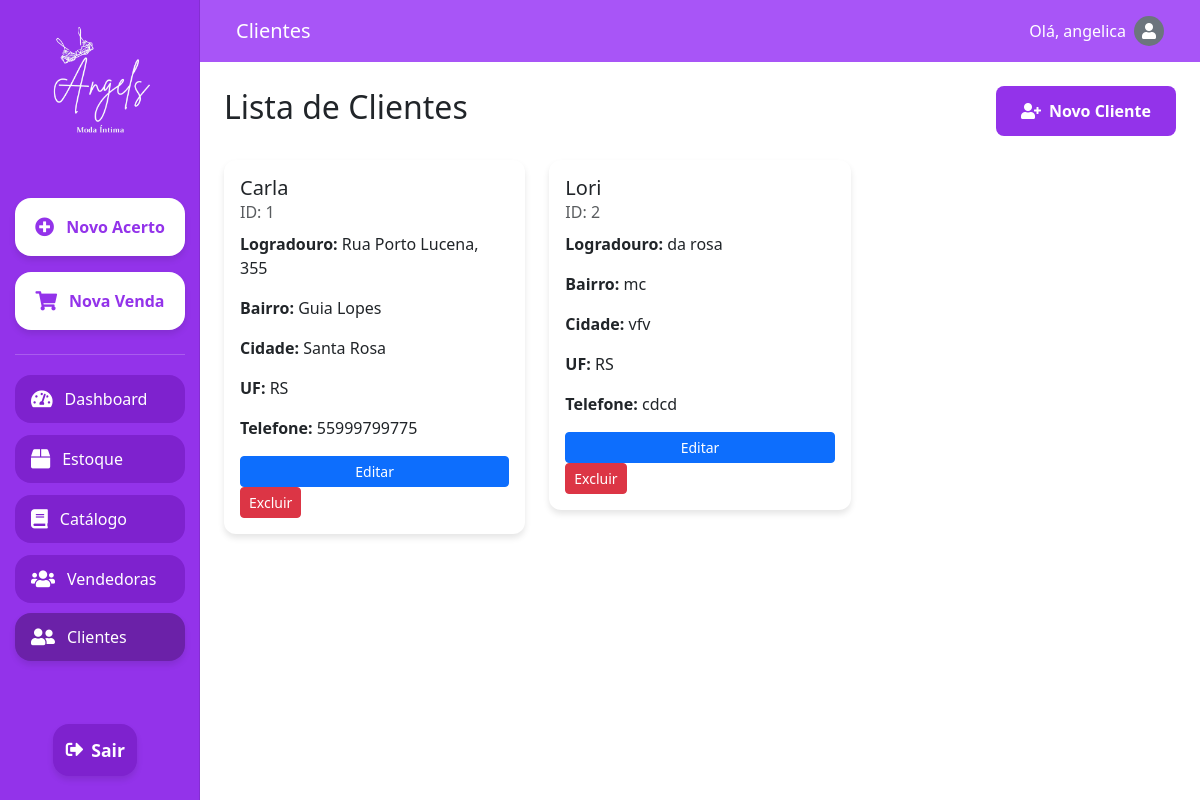
Screenshot of /clientes/ (signed in) with the database file from the repository.
### setup/models.py (models this page shows, shortened)
class CustomUser(AbstractUser):
    email = models.EmailField(_('email address'), unique=True)
    profile_picture = models.ImageField(upload_to='profile_pics/', null=True, blank=True)
    USERNAME_FIELD = 'email'
    REQUIRED_FIELDS = ['username']

class Cliente(models.Model):
    nome = models.CharField(max_length=100)
    logradouro = models.CharField(max_length=200, default="Não informado")
    bairro = models.CharField(max_length=100, default="Não informado")
    cidade = models.CharField(max_length=100, default="Não informada")
    uf = models.CharField(max_length=2, default="UF")
    telefone = models.CharField(max_length=20, default="Não informado")

### setup/views.py (the view)
# urls.py: path('clientes/', views.clientes, name='clientes'),
@login_required
def clientes(request):
    clientes = Cliente.objects.all()
    return render(request, 'clientes.html', {'clientes': clientes})

### setup/templates/clientes.html (shortened to what this page needs)
{% extends 'base.html' %}
{% load static %}
{% block content %}
<!DOCTYPE html>
<html lang="pt-br">
<head>
    <link href="https://cdn.jsdelivr.net/npm/bootstrap@5.3.0/dist/css/bootstrap.min.css" rel="stylesheet">
    <link href="https://cdnjs.cloudflare.com/ajax/libs/font-awesome/5.15.3/css/all.min.css" rel="stylesheet">
</head>
<body>
    <div class="container-fluid vh-100">
        <div class="row h-100">
            <nav id="sidebarMenu" class="col-md-3 col-lg-2 d-md-block sidebar collapse p-0">
                <div class="position-sticky pt-3 h-100 d-flex flex-column align-items-center">
                    <div class="text-center mb-4">
                        <img src="{% static 'images/logo_Angels_branco.png' %}" alt="Angels Logo" class="img-fluid" style="max-width: 150px;">
                    </div>
                    <a class="btn btn-highlight mb-2" href="#">
                        <i class="fas fa-plus-circle"></i> Novo Acerto
                    </a>
                    <a class="btn btn-highlight mb-2" href="#">
                        <i class="fas fa-shopping-cart"></i> Nova Venda
                    </a>
                    <div class="separator"></div>
                    <a class="nav-link mb-2" href="{% url 'dashboard' %}">
                        <i class="fas fa-tachometer-alt"></i> Dashboard
                    </a>
                    <a class="nav-link mb-2" href="{% url 'estoque' %}">
                        <i class="fas fa-box"></i> Estoque
                    </a>
                    <a class="nav-link mb-2" href="{% url 'catalogo' %}">
                        <i class="fas fa-book"></i> Catálogo
                    </a>
                    <a class="nav-link mb-2" href="{% url 'vendedoras' %}">
                        <i class="fas fa-users"></i> Vendedoras
                    </a>
                    <a class="nav-link mb-2 active" href="{% url 'clientes' %}">
                        <i class="fas fa-user-friends"></i> Clientes
                    </a>
                    <div class="mt-auto mb-3">
                        <a class="btn btn-exit" href="{% url 'login' %}">
                            <i class="fas fa-sign-out-alt me-2"></i>
                            <span>Sair</span>
                        </a>
                    </div>
                </div>
            </nav>
            <main class="col-md-9 ms-sm-auto col-lg-10 px-md-4">
                <nav class="navbar navbar-expand-lg navbar-dark custom-navbar mb-4">
                    <div class="container-fluid">
                        <a class="navbar-brand" href="#">Clientes</a>
                        <span class="navbar-text text-white d-flex align-items-center">
                            Olá, {{ user.username }}
                            {% if user.profile_picture %}
                                <img src="{{ user.profile_picture.url }}" alt="Foto de perfil" class="rounded-circle ms-2" style="width: 30px; height: 30px; object-fit: cover;">
                            {% else %}
                                <div class="rounded-circle ms-2 bg-secondary d-flex align-items-center justify-content-center" style="width: 30px; height: 30px;">
                                    <i class="fas fa-user text-white"></i>
                                </div>
                            {% endif %}
                        </span>
                    </div>
                </nav>
                <div class="d-flex justify-content-between align-items-center mb-4">
                    <h1 class="h2">Lista de Clientes</h1>
                    <button class="btn btn-new-client" data-bs-toggle="modal" data-bs-target="#newClientModal">
                        <i class="fas fa-user-plus me-2"></i>Novo Cliente
                    </button>
                </div>
                <div class="row g-4" id="clientesList">
                    {% for cliente in clientes %}
                    <div class="col-md-4 cliente-item" data-cliente-id="{{ cliente.id }}">
                        <div class="client-card">
                            <h5 class="mb-0">{{ cliente.nome }}</h5>
                            <p class="text-muted mb-2">ID: {{ cliente.id }}</p>
                            <p><strong>Logradouro:</strong> {{ cliente.logradouro }}</p>
                            <p><strong>Bairro:</strong> {{ cliente.bairro }}</p>
                            <p><strong>Cidade:</strong> {{ cliente.cidade }}</p>
                            <p><strong>UF:</strong> {{ cliente.uf }}</p>
                            <p><strong>Telefone:</strong> {{ cliente.telefone }}</p>
                            <div class="mt-3">
                                <button class="btn btn-sm btn-primary me-2 edit-client" data-cliente-id="{{ cliente.id }}" data-bs-toggle="modal" data-bs-target="#editClientModal">Editar</button>
                                <button class="btn btn-sm btn-danger delete-client" data-cliente-id="{{ cliente.id }}">Excluir</button>
                            </div>
                        </div>
                    </div>
                    {% empty %}
                    <div class="col-12">
                        <p class="text-center">Nenhum cliente cadastrado.</p>
                    </div>
                    {% endfor %}
                </div>
            </main>
        </div>
    </div>
</body>
</html>
{% endblock %}

### setup/templates/base.html (style rules this page uses)
body { background-color: #9333ea; min-height: 100vh; display: flex; align-items: center; justify-content: center; }
.btn-primary { background-color: #9333ea; border: none; border-radius: 25px; padding: 0.75rem; width: 100%; font-weight: 500; transition: all 0.3s ease; }

### setup/templates/clientes.html (style rules this page uses)
body, html { height: 100%; overflow-x: hidden; }
.sidebar { position: fixed; top: 0; bottom: 0; left: 0; z-index: 100; padding: 0; box-shadow: inset -1px 0 0 rgba(0, 0, 0, .1); background-color: #9333ea; display: flex; flex-direction: column; align-items: center; padding-top: 1rem; }
.sidebar .nav-link { color: #fff; font-weight: 500; padding: 0.75rem 1rem; margin: 0.25rem 0; font-size: 1rem; display: flex; align-items: center; justify-content: flex-start; width: 85%; border-radius: 1rem; transition: all 0.3s ease; background-color: #7e22ce; }
.sidebar .nav-link:hover, .sidebar .nav-link.active { background-color: #6b21a8; transform: translateY(-2px); box-shadow: 0 4px 6px rgba(0, 0, 0, 0.1); }
.sidebar .btn-highlight { background-color: #ffffff; color: #9333ea; font-weight: 600; padding: 0.75rem 1rem; margin: 0.5rem 0; border-radius: 1rem; text-align: center; transition: all 0.3s ease; box-shadow: 0 4px 6px rgba(0, 0, 0, 0.1); width: 85%; text-align: left; display: flex; align-items: center; justify-content: flex-start; padding: 0.75rem 1rem; margin: 0.5rem 0; font-size: 1rem; justify-content: center; font-size: 1rem; padding: 1rem; }
.sidebar .btn-exit { background-color: #7e22ce; color: #ffffff; font-weight: 600; padding: 0.75rem 1rem; margin: 0.5rem 0; border-radius: 1rem; transition: all 0.3s ease; box-shadow: 0 4px 6px rgba(0, 0, 0, 0.1); width: 90%; font-size: 1.1rem; display: flex; align-items: center; justify-content: center; }
.sidebar .btn-exit i { margin-right: 0.5rem; }
.sidebar .nav-link i, .sidebar .btn-highlight i { margin-right: 0.75rem; font-size: 1.2rem; }
.sidebar .separator { width: 85%; height: 1px; background-color: rgba(255, 255, 255, 0.2); margin: 1rem 0; }
main { padding-top: 0 !important; }
.custom-navbar { background-color: #a855f7; margin-left: -1.5rem; margin-right: -1.5rem; padding-left: 1.5rem; padding-right: 1.5rem; }
.navbar-text { font-size: 1rem; font-weight: 500; }
.btn-new-client { background-color: #9333ea; color: #ffffff; font-weight: 600; padding: 0.75rem 1.5rem; border-radius: 0.5rem; transition: all 0.3s ease; }
.client-card { background-color: #ffffff; border-radius: 0.75rem; box-shadow: 0 4px 6px rgba(0, 0, 0, 0.1); padding: 1rem; transition: all 0.3s ease; }

### rows the page displays
CustomUser: username "angelica"
Cliente: nome "Carla", id "1", logradouro "Rua Porto Lucena, 355", bairro "Guia Lopes", cidade "Santa Rosa", uf "RS", telefone "55999799775"
Cliente: nome "Lori", id "2", logradouro "da rosa", bairro "mc", cidade "vfv", uf "RS", telefone "cdcd"
